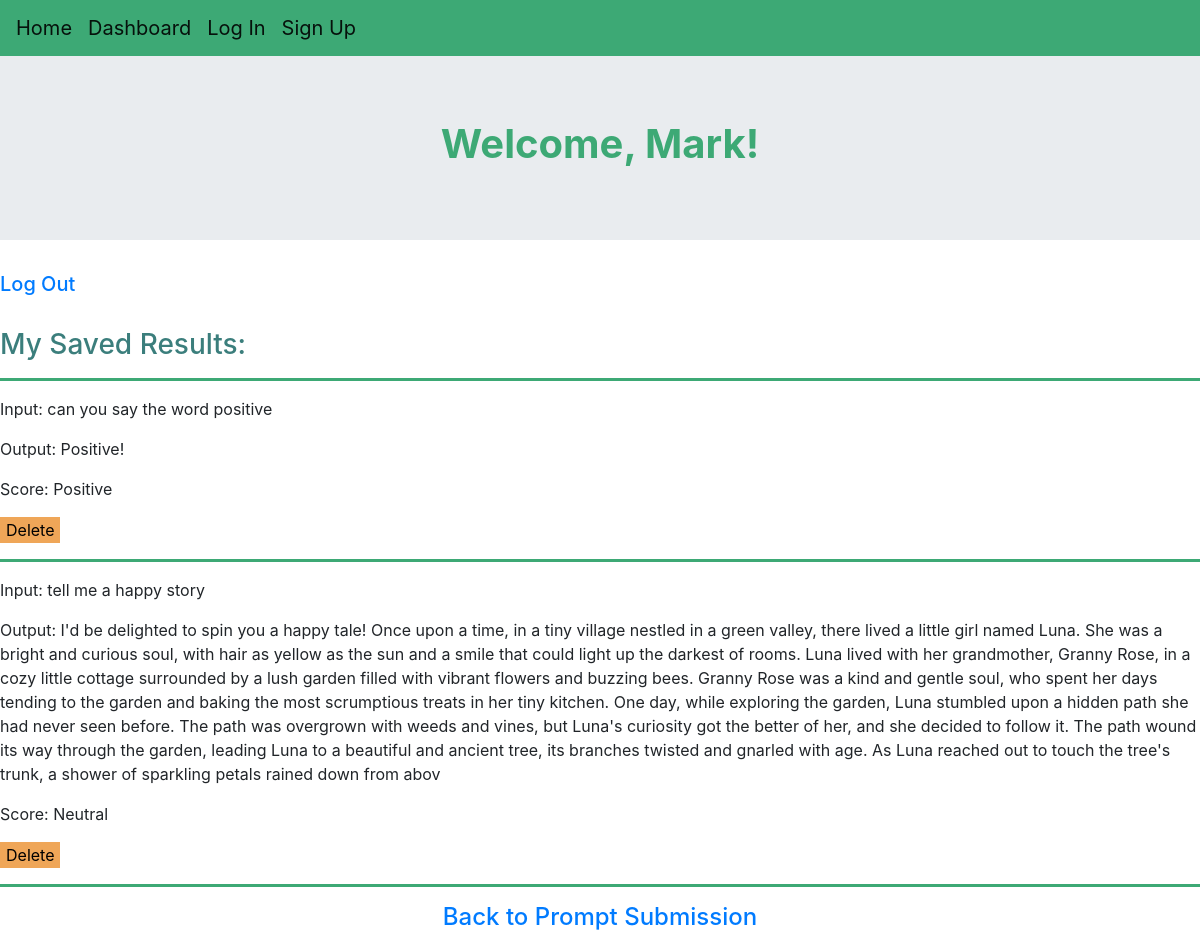
Page /dashboard (signed in) on the earlier database version.
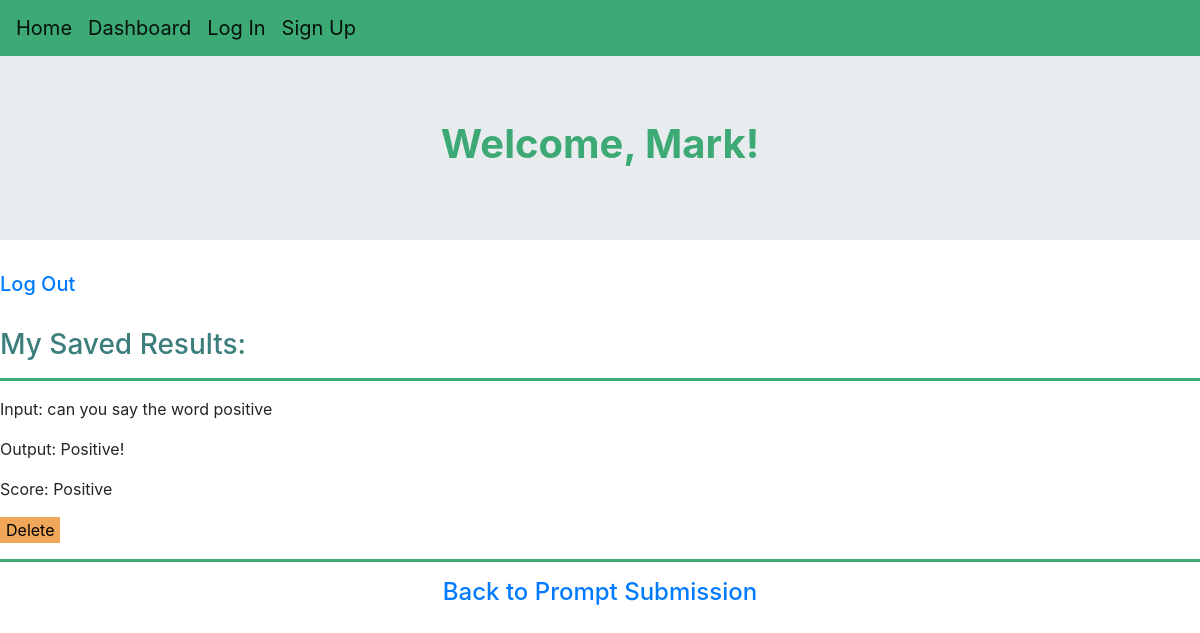
Same page on the later database version.
### app.py (models this page shows)
class User(db.Model, UserMixin):
     id = db.Column(db.Integer, primary_key=True)
     username = db.Column(db.String(20), nullable=False, unique=True)
     password = db.Column(db.String(80), nullable=False)

class Prompts(db.Model):
     id = db.Column(db.Integer, primary_key=True)
     user = db.Column(db.String)
     input = db.Column(db.String(1000), nullable=False, unique=False)
     output = db.Column(db.String(1000), nullable=False)
     overall = db.Column(db.Integer)

### app.py (the view)
@app.route('/dashboard', methods=["POST", "GET"])
@login_required
def dashboard():
    finalUserPrompts = []
    userPrompts = Prompts.query.filter_by(user = session['user']).all()
    for entry in userPrompts:
        prompt = {}
        prompt["Search"] = entry.id
        prompt["Input"] = entry.input
        prompt["Output"] = entry.output
        if entry.overall == 1:
            prompt["Score"] = "Positive"
        elif entry.overall == 2:
            prompt["Score"] = "Neutral"
        else:
             prompt["Score"] = "Negative"
        finalUserPrompts.append(prompt)
    return render_template('dashboard.html', userPrompts = finalUserPrompts)

### app.py (called while the page is built)
@login_manager.user_loader
def load_user(user_id):
     return User.query.get(int(user_id))

### templates/dashboard.html
{% extends "index.html" %}
{% block content %}
<div class="jumbotron jumbotron-fluid">
    <center><h1>Welcome, {{ current_user.username }}!</h1></center>
</div>
<h5><a href="{{ url_for('logout') }}">Log Out</a></h5><br>
<h3>My Saved Results:</h3>
{% for prompt in userPrompts%}
    <hr>
    {% for key, value in prompt.items() %}
        {% if key == 'Search' %}
            <p> </p>
        {% else %}
            <p>{{ key }}: {{ value }}</p>
        {% endif %}
    {% endfor %}
        <form action="{{ url_for('delete', id=prompt["Search"]) }}">
        <button class='deletebutton'; type="submit">Delete</button>
        </form>
{% endfor %}
<hr>
<center><h4><a href="{{ url_for('hello') }}">Back to Prompt Submission</a></h4></center>
{% endblock %}

### templates/index.html (shortened to what this page needs)
<!DOCTYPE html>
<html lang="en">
<head>
    <link rel="stylesheet" href="https://cdn.jsdelivr.net/npm/bootstrap@4.6.2/dist/css/bootstrap.min.css">
    <link rel= "stylesheet" type= "text/css" href= "{{ url_for('static',filename='styles/main.css') }}">
    <nav class="navbar navbar-expand-md navbar-light" style="background-color: #3da975;">
        <a class="navbar-brand" href="{{ url_for('hello') }}">Home</a>
        <a class="navbar-brand" href="{{ url_for('dashboard') }}">Dashboard</a>
        <a class="navbar-brand" href="{{ url_for('login') }}">Log In</a>
        <a class="navbar-brand" href="{{ url_for('register') }}">Sign Up</a>
    </nav>
</head>
<body>
    {% block content %}
    {% endblock %}
</body>
</html>

### static/styles/main.css (style rules this page uses)
h1 { color: #3da975; font-weight: bold; }
h3 { color: #3b7e7c; }
hr { border-width: 3px; border-color: #3da975; }
.deletebutton { border: none; background-color: rgb(239, 166, 88); }

Differences in the rows shown:
removed Prompts: key "Input", input "tell me a happy story", key "Output", output "I'd be delighted to spin you a happy tale! Once upon a time, in a tiny village nestled in a green valley, there lived a little girl named Luna. She was a bright and curious soul, with hair as yellow as the sun and a smile that could light up the darkest of rooms. Luna lived with her grandmother, Granny Rose, in a cozy little cottage surrounded by a lush garden filled with vibrant flowers and buzzing bees. Granny Rose was a kind and gentle soul, who spent her days tending to the garden and baking the most scrumptious treats in her tiny kitchen. One day, while exploring the garden, Luna stumbled upon a hidden path she had never seen before. The path was overgrown with weeds and vines, but…", prompt "Score", prompt "Neutral"
